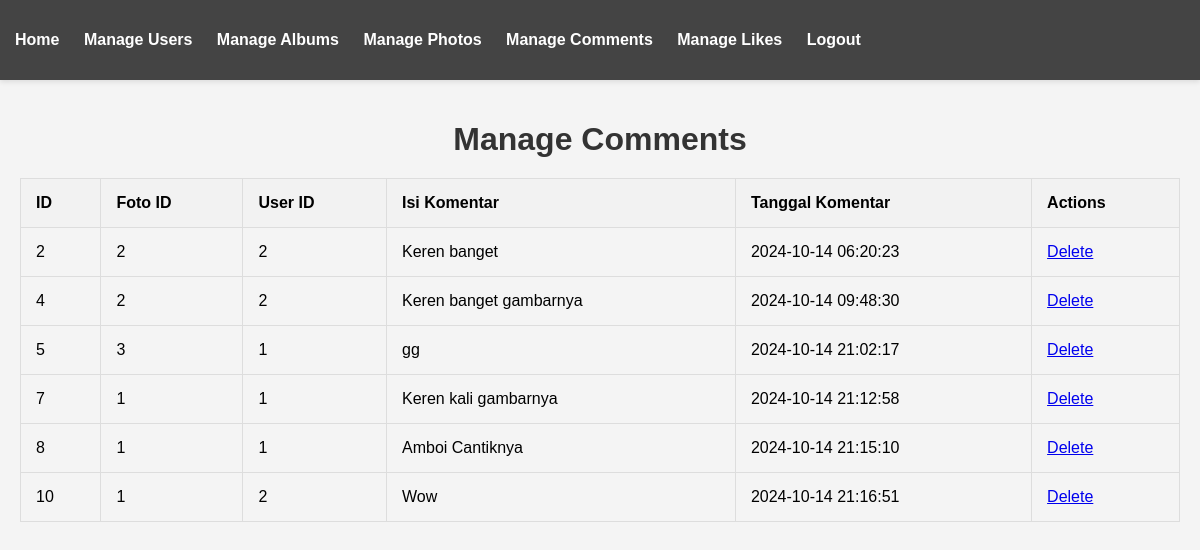
The page /gallery/admin/manage_comments.php (signed in) on the database as committed earlier.
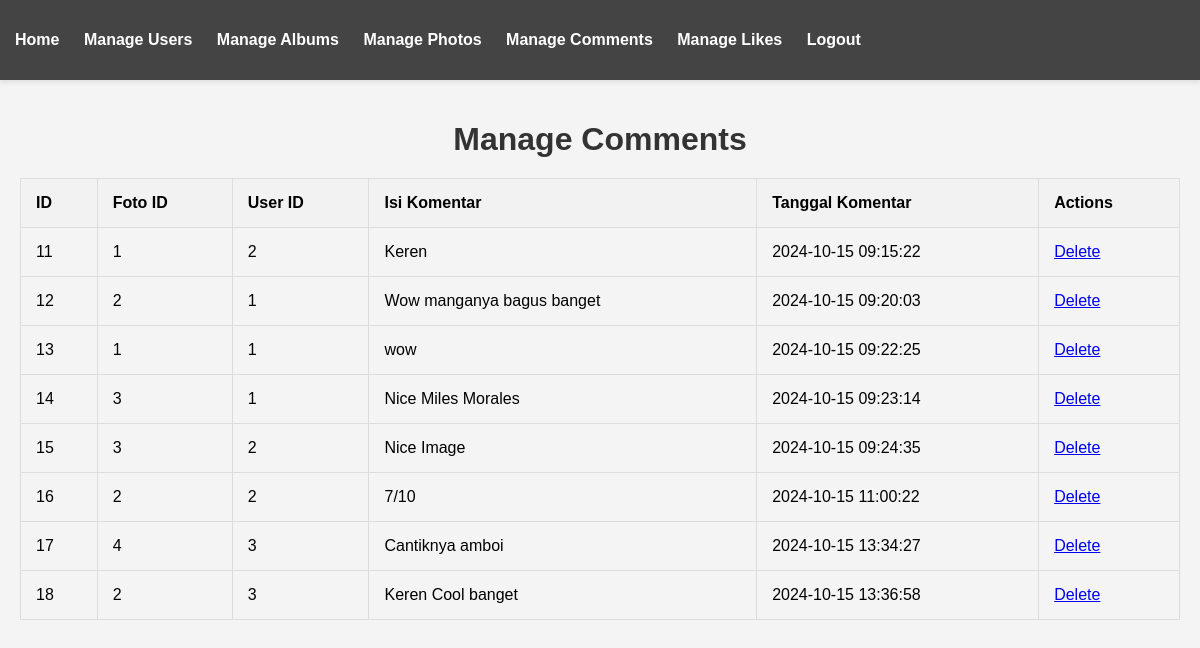
The same page on the database as committed later.
### tables this page shows
CREATE TABLE `komentarfoto` (
  `KomentarID` int(11) NOT NULL,
  `FotoID` int(11) NOT NULL,
  `UserID` int(11) NOT NULL,
  `IsiKomentar` text NOT NULL,
  `TanggalKomentar` datetime NOT NULL DEFAULT current_timestamp()
);

### gallery/admin/manage_comments.php (the view, shortened to what this page needs)
<?php
include_once("../config/koneksi.php");
$sql_comments = "SELECT * FROM komentarfoto";
$result_comments = $kon->query($sql_comments);
?>
<!DOCTYPE html>
<html lang="en">
<head>
    <link href="css/admin.css" rel="stylesheet">
</head>
<body>
<?php include('admin_nav.php'); ?>
<div class="container">
    <h1>Manage Comments</h1>
    <table>
        <thead>
            <tr>
                <th>ID</th>
                <th>Foto ID</th>
                <th>User ID</th>
                <th>Isi Komentar</th>
                <th>Tanggal Komentar</th>
                <th>Actions</th>
            </tr>
        </thead>
        <tbody>
            <?php while($comment = $result_comments->fetch_assoc()): ?>
            <tr>
                <td><?php echo $comment['KomentarID']; ?></td>
                <td><?php echo $comment['FotoID']; ?></td>
                <td><?php echo $comment['UserID']; ?></td>
                <td><?php echo $comment['IsiKomentar']; ?></td>
                <td><?php echo $comment['TanggalKomentar']; ?></td>
                <td>
                    <a href="komentar/delete_komentar.php?id=<?php echo $comment['KomentarID']; ?>" onclick="return confirm('Are you sure?')">Delete</a>
                </td>
            </tr>
            <?php endwhile; ?>
        </tbody>
    </table>
</div>
</body>
</html>

### gallery/admin/admin_nav.php
<nav>
    <ul>
        <li><a href="../index.php">Home</a></li>
        <li><a href="manage_users.php">Manage Users</a></li>
        <li><a href="manage_albums.php">Manage Albums</a></li>
        <li><a href="manage_photos.php">Manage Photos</a></li>
        <li><a href="manage_comments.php">Manage Comments</a></li>
        <li><a href="manage_likes.php">Manage Likes</a></li>
        <li><a href="../logout.php">Logout</a></li>
    </ul>
</nav>

### gallery/admin/css/admin.css (style rules this page uses)
body { font-family: 'Arial', sans-serif; margin: 0; padding: 0; background-color: #f4f4f4; transition: background-color 0.3s ease; }
.container { padding: 20px; max-width: 1200px; margin: auto; }
nav { background-color: #333; color: white; padding: 15px; transition: background-color 0.3s ease, height 0.3s ease; box-shadow: 0 2px 5px rgba(0, 0, 0, 0.1); }
nav ul { list-style-type: none; padding: 0; }
nav ul li { display: inline; margin-right: 20px; }
nav ul li a { color: white; text-decoration: none; font-weight: bold; transition: color 0.3s ease; }
h1 { color: #333; margin-bottom: 20px; text-align: center; }
table { width: 100%; border-collapse: collapse; margin-top: 20px; }
table, th, td { border: 1px solid #ddd; }
th, td { padding: 15px; text-align: left; }
th { background-color: #f2f2f2; }

Rows that differ between the two databases and show on the page:
removed komentarfoto: KomentarID "2", FotoID "2", UserID "2", IsiKomentar "Keren banget", TanggalKomentar "2024-10-14 06:20:23"
removed komentarfoto: KomentarID "4", FotoID "2", UserID "2", IsiKomentar "Keren banget gambarnya", TanggalKomentar "2024-10-14 09:48:30"
removed komentarfoto: KomentarID "5", FotoID "3", UserID "1", IsiKomentar "gg", TanggalKomentar "2024-10-14 21:02:17"
removed komentarfoto: KomentarID "7", FotoID "1", UserID "1", IsiKomentar "Keren kali gambarnya", TanggalKomentar "2024-10-14 21:12:58"
removed komentarfoto: KomentarID "8", FotoID "1", UserID "1", IsiKomentar "Amboi Cantiknya", TanggalKomentar "2024-10-14 21:15:10"
removed komentarfoto: KomentarID "10", FotoID "1", UserID "2", IsiKomentar "Wow", TanggalKomentar "2024-10-14 21:16:51"
added komentarfoto: KomentarID "11", FotoID "1", UserID "2", IsiKomentar "Keren", TanggalKomentar "2024-10-15 09:15:22"
added komentarfoto: KomentarID "12", FotoID "2", UserID "1", IsiKomentar "Wow manganya bagus banget", TanggalKomentar "2024-10-15 09:20:03"
added komentarfoto: KomentarID "13", FotoID "1", UserID "1", IsiKomentar "wow", TanggalKomentar "2024-10-15 09:22:25"
added komentarfoto: KomentarID "14", FotoID "3", UserID "1", IsiKomentar "Nice Miles Morales", TanggalKomentar "2024-10-15 09:23:14"
added komentarfoto: KomentarID "15", FotoID "3", UserID "2", IsiKomentar "Nice Image", TanggalKomentar "2024-10-15 09:24:35"
added komentarfoto: KomentarID "16", FotoID "2", UserID "2", IsiKomentar "7/10", TanggalKomentar "2024-10-15 11:00:22"
added komentarfoto: KomentarID "17", FotoID "4", UserID "3", IsiKomentar "Cantiknya amboi", TanggalKomentar "2024-10-15 13:34:27"
added komentarfoto: KomentarID "18", FotoID "2", UserID "3", IsiKomentar "Keren Cool banget", TanggalKomentar "2024-10-15 13:36:58"
